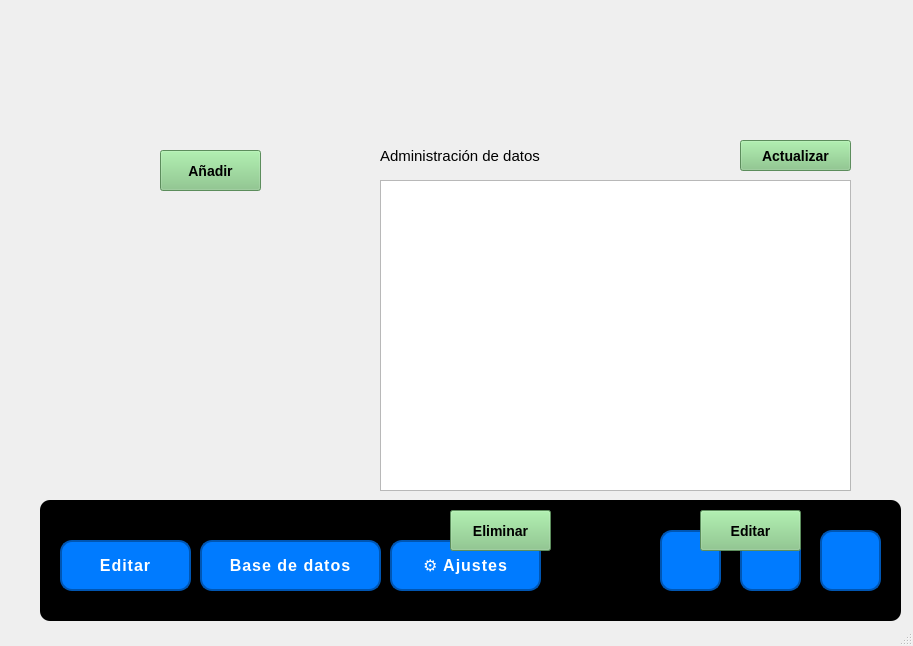
<?xml version="1.0" encoding="UTF-8"?>
<ui version="4.0">
 <class>MainWindow</class>
 <widget class="QMainWindow" name="MainWindow">
  <property name="geometry">
   <rect>
    <x>0</x>
    <y>0</y>
    <width>913</width>
    <height>646</height>
   </rect>
  </property>
  <property name="windowTitle">
   <string>MainWindow</string>
  </property>
  <property name="styleSheet">
   <string notr="true"/>
  </property>
  <property name="labelUsuario" stdset="0">
   <string/>
  </property>
  <widget class="QWidget" name="centralwidget">
   <widget class="QListWidget" name="listEmpleados">
    <property name="geometry">
     <rect>
      <x>380</x>
      <y>180</y>
      <width>471</width>
      <height>311</height>
     </rect>
    </property>
   </widget>
   <widget class="QLabel" name="label">
    <property name="geometry">
     <rect>
      <x>380</x>
      <y>140</y>
      <width>161</width>
      <height>31</height>
     </rect>
    </property>
    <property name="maximumSize">
     <size>
      <width>16777215</width>
      <height>31</height>
     </size>
    </property>
    <property name="styleSheet">
     <string notr="true">font: 15px;
font-family: 'Open Sans', Arial, sans-serif;</string>
    </property>
    <property name="text">
     <string>Administración de datos</string>
    </property>
   </widget>
   <widget class="QFrame" name="frame">
    <property name="geometry">
     <rect>
      <x>40</x>
      <y>500</y>
      <width>861</width>
      <height>121</height>
     </rect>
    </property>
    <property name="styleSheet">
     <string notr="true">QFrame{
background-color: rgb(0, 0, 0);
border-radius: 10px;
}

QPushButton {
    background-color: #007BFF;
    color: white;
    border: 2px solid #0056b3;
    border-radius: 12px;
    padding: 12px 20px;
    font-family: 'Open Sans', Arial, sans-serif;
    font-size: 16px;
    font-weight: 600;
    letter-spacing: 1px;
    text-transform: uppercase;
}
QPushButton:hover {
    background-color: #0056b3;
    border-color: #003f7f;
}
QPushButton:pressed {
    background-color: #003f7f;
    border-color: #002952;
}


</string>
    </property>
    <property name="frameShape">
     <enum>QFrame::StyledPanel</enum>
    </property>
    <property name="frameShadow">
     <enum>QFrame::Raised</enum>
    </property>
    <widget class="QPushButton" name="pushButton">
     <property name="geometry">
      <rect>
       <x>20</x>
       <y>40</y>
       <width>131</width>
       <height>51</height>
      </rect>
     </property>
     <property name="text">
      <string>Editar</string>
     </property>
    </widget>
    <widget class="QPushButton" name="pushButton_2">
     <property name="geometry">
      <rect>
       <x>780</x>
       <y>30</y>
       <width>61</width>
       <height>61</height>
      </rect>
     </property>
     <property name="text">
      <string/>
     </property>
     <property name="icon">
      <iconset>
       <normaloff>../../Downloads/icone-x-noir.png</normaloff>../../Downloads/icone-x-noir.png</iconset>
     </property>
     <property name="iconSize">
      <size>
       <width>100</width>
       <height>40</height>
      </size>
     </property>
    </widget>
    <widget class="QPushButton" name="pushButton_3">
     <property name="geometry">
      <rect>
       <x>700</x>
       <y>30</y>
       <width>61</width>
       <height>61</height>
      </rect>
     </property>
     <property name="text">
      <string/>
     </property>
     <property name="icon">
      <iconset>
       <normaloff>../../Downloads/159699.png</normaloff>../../Downloads/159699.png</iconset>
     </property>
     <property name="iconSize">
      <size>
       <width>100</width>
       <height>50</height>
      </size>
     </property>
    </widget>
    <widget class="QPushButton" name="pushButton_4">
     <property name="geometry">
      <rect>
       <x>620</x>
       <y>30</y>
       <width>61</width>
       <height>61</height>
      </rect>
     </property>
     <property name="text">
      <string/>
     </property>
     <property name="icon">
      <iconset>
       <normaloff>../../Downloads/icone-trait-noir.png</normaloff>../../Downloads/icone-trait-noir.png</iconset>
     </property>
     <property name="iconSize">
      <size>
       <width>100</width>
       <height>50</height>
      </size>
     </property>
    </widget>
    <widget class="QPushButton" name="addbasededatos">
     <property name="geometry">
      <rect>
       <x>160</x>
       <y>40</y>
       <width>181</width>
       <height>51</height>
      </rect>
     </property>
     <property name="text">
      <string>Base de datos</string>
     </property>
    </widget>
    <widget class="QPushButton" name="addajustes">
     <property name="geometry">
      <rect>
       <x>350</x>
       <y>40</y>
       <width>151</width>
       <height>51</height>
      </rect>
     </property>
     <property name="text">
      <string>⚙️ Ajustes</string>
     </property>
    </widget>
   </widget>
   <widget class="QPushButton" name="btnDelete">
    <property name="geometry">
     <rect>
      <x>450</x>
      <y>510</y>
      <width>101</width>
      <height>41</height>
     </rect>
    </property>
    <property name="styleSheet">
     <string notr="true">QPushButton {
        background-color: rgb(129, 198, 129);
        font-family: &quot;Arial&quot;;
        font-size: 14px;
        font-weight: bold; 
}

QPushButton: hover{
		background-color: rgb(79, 116, 67)
}</string>
    </property>
    <property name="text">
     <string>Eliminar</string>
    </property>
   </widget>
   <widget class="QPushButton" name="btnAdd">
    <property name="geometry">
     <rect>
      <x>160</x>
      <y>150</y>
      <width>101</width>
      <height>41</height>
     </rect>
    </property>
    <property name="styleSheet">
     <string notr="true">QPushButton {
        background-color: rgb(129, 198, 129);
        font-family: &quot;Arial&quot;;
        font-size: 14px;
        font-weight: bold; 
}

QPushButton: hover{
		background-color: rgb(79, 116, 67)
}</string>
    </property>
    <property name="text">
     <string>Añadir</string>
    </property>
   </widget>
   <widget class="QPushButton" name="btnEdit">
    <property name="geometry">
     <rect>
      <x>700</x>
      <y>510</y>
      <width>101</width>
      <height>41</height>
     </rect>
    </property>
    <property name="styleSheet">
     <string notr="true">QPushButton {
        background-color: rgb(129, 198, 129);
        font-family: &quot;Arial&quot;;
        font-size: 14px;
        font-weight: bold; 
}

QPushButton: hover{
		background-color: rgb(79, 116, 67)
}</string>
    </property>
    <property name="text">
     <string>Editar</string>
    </property>
   </widget>
   <widget class="QPushButton" name="addactualizar">
    <property name="geometry">
     <rect>
      <x>740</x>
      <y>140</y>
      <width>111</width>
      <height>31</height>
     </rect>
    </property>
    <property name="styleSheet">
     <string notr="true">QPushButton {
        background-color: rgb(129, 198, 129);
        font-family: &quot;Arial&quot;;
        font-size: 14px;
        font-weight: bold; 
}

QPushButton: hover{
		background-color: rgb(79, 116, 67)
}</string>
    </property>
    <property name="text">
     <string>Actualizar</string>
    </property>
   </widget>
  </widget>
  <widget class="QMenuBar" name="menubar">
   <property name="geometry">
    <rect>
     <x>0</x>
     <y>0</y>
     <width>913</width>
     <height>21</height>
    </rect>
   </property>
  </widget>
  <widget class="QStatusBar" name="statusbar"/>
 </widget>
 <resources/>
 <connections/>
</ui>
